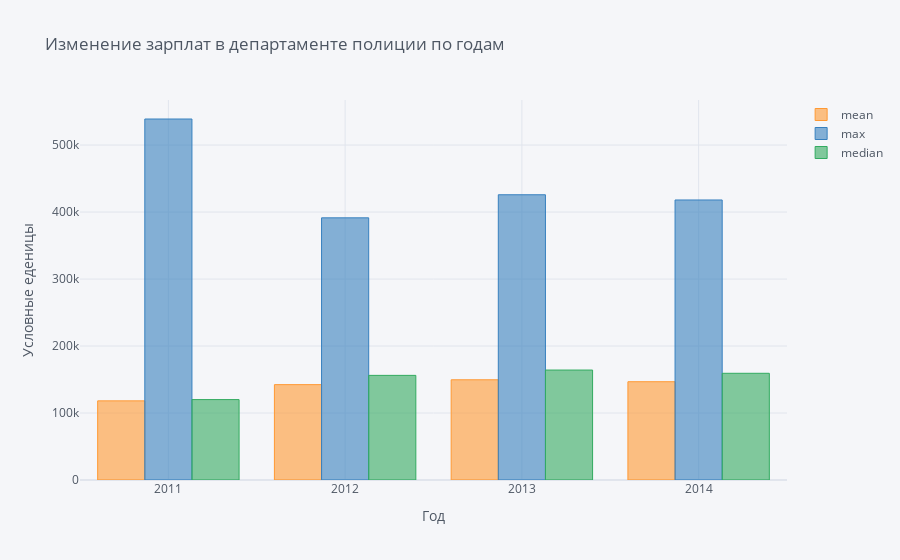
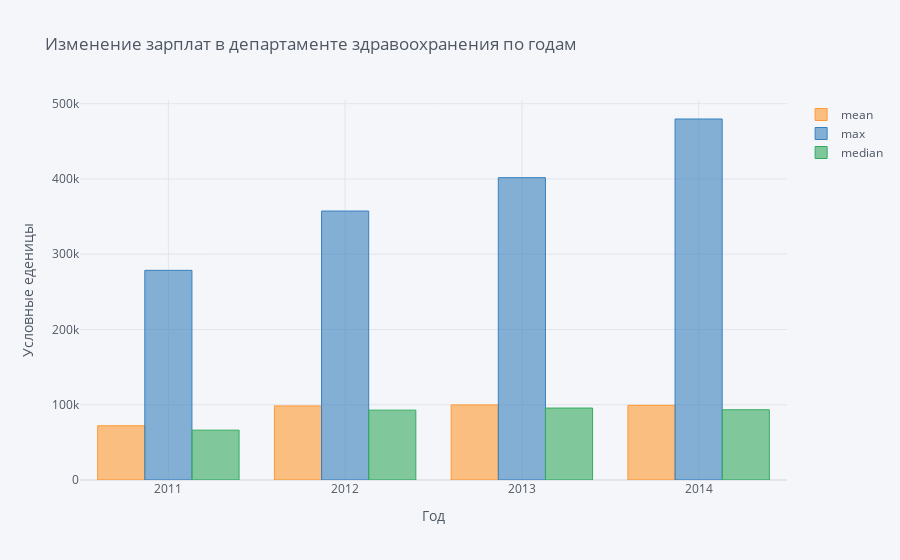
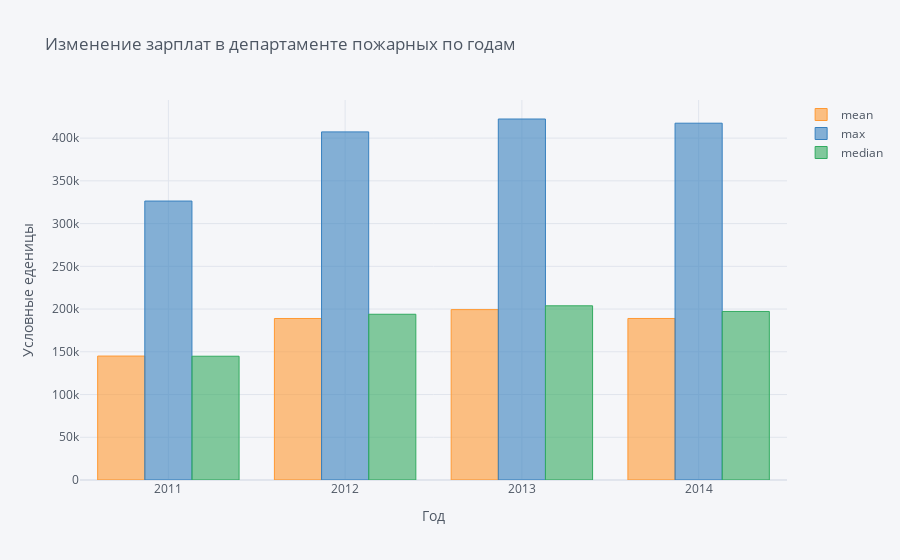

Here is the notebook cell these charts were saved with, in order:
### Markdown cell above
# Задание 1.

### Code cell
#Изменение зарплат в департаменте полиции по годам
data_pd.groupby('Year')['TotalPayBenefits'].agg(['mean', 'max', "median"]).iplot(kind = 'bar', title="Изменение зарплат в департаменте полиции по годам", 
                                                                         xaxis_title="Год",
                                                                         yaxis_title="Условные еденицы")
#Изменение зарплат в департаменте здравоохранения по годам
data_hd.groupby('Year')['TotalPayBenefits'].agg(['mean', 'max', "median"]).iplot(kind = 'bar', title="Изменение зарплат в департаменте здравоохранения по годам", 
                                                                         xaxis_title="Год",
                                                                         yaxis_title="Условные еденицы")
#Изменение зарплат в департаменте пожарных по годам
data_fd.groupby('Year')['TotalPayBenefits'].agg(['mean', 'max', "median"]).iplot(kind = 'bar', 
                                                                         title="Изменение зарплат в департаменте пожарных по годам", 
                                                                         xaxis_title="Год",
                                                                         yaxis_title="Условные еденицы")

### Figure 1 — Plotly figure (JSON) as saved in the notebook; plotly's stock layout.template omitted (floating-point values rounded to 4 significant figures)
{"data": [{"marker": {"color": "rgba(255, 153, 51, 0.6)", "line": {"color": "rgba(255, 153, 51, 1.0)", "width": 1}}, "name": "mean", "orientation": "v", "text": "", "type": "bar", "x": [2011, 2012, 2013, 2014], "y": [118100.0, 142400.0, 149600.0, 146700.0]}, {"marker": {"color": "rgba(55, 128, 191, 0.6)", "line": {"color": "rgba(55, 128, 191, 1.0)", "width": 1}}, "name": "max", "orientation": "v", "text": "", "type": "bar", "x": [2011, 2012, 2013, 2014], "y": [538900.0, 391400.0, 425800.0, 418000.0]}, {"marker": {"color": "rgba(50, 171, 96, 0.6)", "line": {"color": "rgba(50, 171, 96, 1.0)", "width": 1}}, "name": "median", "orientation": "v", "text": "", "type": "bar", "x": [2011, 2012, 2013, 2014], "y": [120100.0, 156200.0, 164100.0, 159300.0]}], "layout": {"legend": {"bgcolor": "#F5F6F9", "font": {"color": "#4D5663"}}, "paper_bgcolor": "#F5F6F9", "plot_bgcolor": "#F5F6F9", "title": {"font": {"color": "#4D5663"}, "text": "Изменение зарплат в департаменте полиции по годам"}, "xaxis": {"gridcolor": "#E1E5ED", "showgrid": true, "tickfont": {"color": "#4D5663"}, "title": {"font": {"color": "#4D5663"}, "text": "Год"}, "zerolinecolor": "#E1E5ED"}, "yaxis": {"gridcolor": "#E1E5ED", "showgrid": true, "tickfont": {"color": "#4D5663"}, "title": {"font": {"color": "#4D5663"}, "text": "Условные еденицы"}, "zerolinecolor": "#E1E5ED"}}}

### Figure 2 — Plotly figure (JSON) as saved in the notebook; plotly's stock layout.template omitted (floating-point values rounded to 4 significant figures)
{"data": [{"marker": {"color": "rgba(255, 153, 51, 0.6)", "line": {"color": "rgba(255, 153, 51, 1.0)", "width": 1}}, "name": "mean", "orientation": "v", "text": "", "type": "bar", "x": [2011, 2012, 2013, 2014], "y": [72080.0, 98430.0, 99760.0, 99240.0]}, {"marker": {"color": "rgba(55, 128, 191, 0.6)", "line": {"color": "rgba(55, 128, 191, 1.0)", "width": 1}}, "name": "max", "orientation": "v", "text": "", "type": "bar", "x": [2011, 2012, 2013, 2014], "y": [278600.0, 357300.0, 401700.0, 479700.0]}, {"marker": {"color": "rgba(50, 171, 96, 0.6)", "line": {"color": "rgba(50, 171, 96, 1.0)", "width": 1}}, "name": "median", "orientation": "v", "text": "", "type": "bar", "x": [2011, 2012, 2013, 2014], "y": [66200.0, 92820.0, 95590.0, 93340.0]}], "layout": {"legend": {"bgcolor": "#F5F6F9", "font": {"color": "#4D5663"}}, "paper_bgcolor": "#F5F6F9", "plot_bgcolor": "#F5F6F9", "title": {"font": {"color": "#4D5663"}, "text": "Изменение зарплат в департаменте здравоохранения по годам"}, "xaxis": {"gridcolor": "#E1E5ED", "showgrid": true, "tickfont": {"color": "#4D5663"}, "title": {"font": {"color": "#4D5663"}, "text": "Год"}, "zerolinecolor": "#E1E5ED"}, "yaxis": {"gridcolor": "#E1E5ED", "showgrid": true, "tickfont": {"color": "#4D5663"}, "title": {"font": {"color": "#4D5663"}, "text": "Условные еденицы"}, "zerolinecolor": "#E1E5ED"}}}

### Figure 3 — Plotly figure (JSON) as saved in the notebook; plotly's stock layout.template omitted (floating-point values rounded to 4 significant figures)
{"data": [{"marker": {"color": "rgba(255, 153, 51, 0.6)", "line": {"color": "rgba(255, 153, 51, 1.0)", "width": 1}}, "name": "mean", "orientation": "v", "text": "", "type": "bar", "x": [2011, 2012, 2013, 2014], "y": [145000.0, 189000.0, 199300.0, 189000.0]}, {"marker": {"color": "rgba(55, 128, 191, 0.6)", "line": {"color": "rgba(55, 128, 191, 1.0)", "width": 1}}, "name": "max", "orientation": "v", "text": "", "type": "bar", "x": [2011, 2012, 2013, 2014], "y": [326400.0, 407300.0, 422400.0, 417400.0]}, {"marker": {"color": "rgba(50, 171, 96, 0.6)", "line": {"color": "rgba(50, 171, 96, 1.0)", "width": 1}}, "name": "median", "orientation": "v", "text": "", "type": "bar", "x": [2011, 2012, 2013, 2014], "y": [144800.0, 193900.0, 203800.0, 197200.0]}], "layout": {"legend": {"bgcolor": "#F5F6F9", "font": {"color": "#4D5663"}}, "paper_bgcolor": "#F5F6F9", "plot_bgcolor": "#F5F6F9", "title": {"font": {"color": "#4D5663"}, "text": "Изменение зарплат в департаменте пожарных по годам"}, "xaxis": {"gridcolor": "#E1E5ED", "showgrid": true, "tickfont": {"color": "#4D5663"}, "title": {"font": {"color": "#4D5663"}, "text": "Год"}, "zerolinecolor": "#E1E5ED"}, "yaxis": {"gridcolor": "#E1E5ED", "showgrid": true, "tickfont": {"color": "#4D5663"}, "title": {"font": {"color": "#4D5663"}, "text": "Условные еденицы"}, "zerolinecolor": "#E1E5ED"}}}
